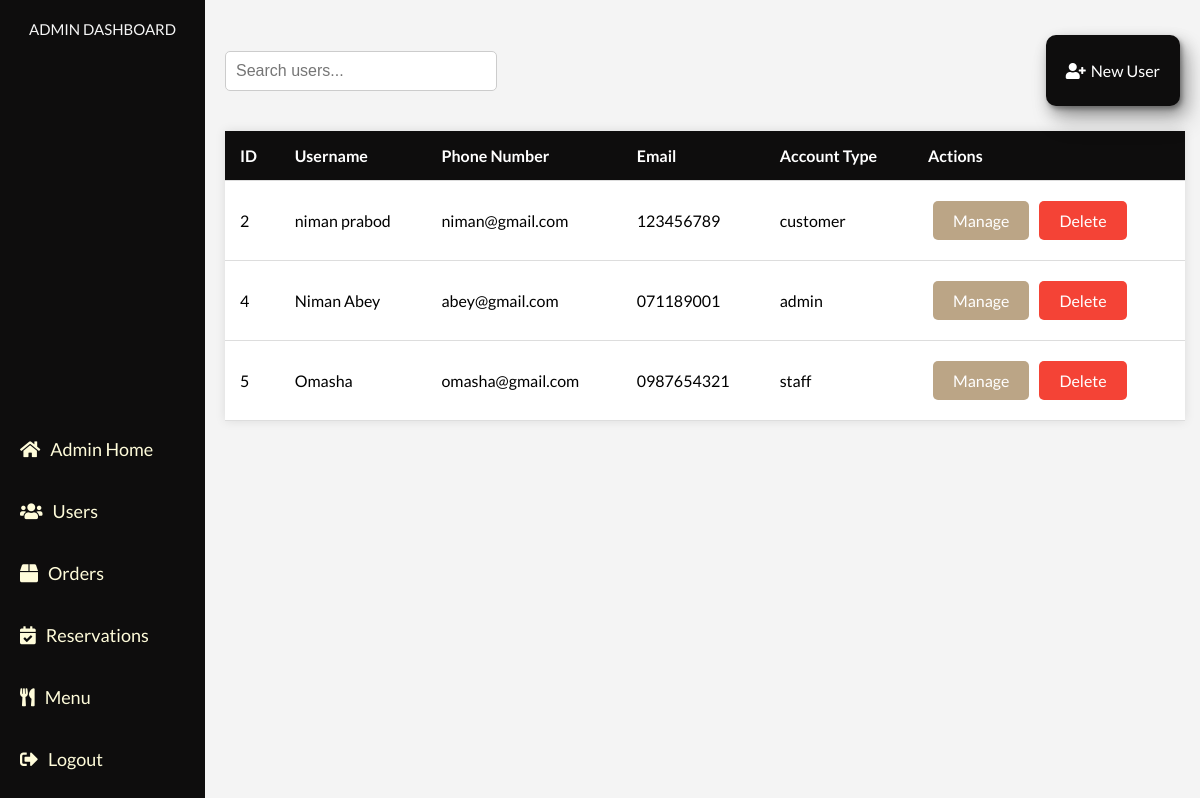
/Pages/users.php, run on the app's committed database.
### tables this page shows
CREATE TABLE `userdetails` (
  `id` int(11) NOT NULL,
  `username` varchar(255) NOT NULL,
  `email` varchar(255) NOT NULL,
  `phone` varchar(20) NOT NULL,
  `password` varchar(255) NOT NULL,
  `acc_type` enum('admin','staff','customer') DEFAULT 'customer'
);

### Pages/users.php (the view, shortened to what this page needs)
<!DOCTYPE html>
<html lang="en">
<head>
    <link rel="stylesheet" href="https://cdnjs.cloudflare.com/ajax/libs/font-awesome/6.4.2/css/all.min.css" />
</head>
<body>
    <?php include("../components/adminnavbar.php"); ?>
    <div class="container">
        <div class="filter-search-bar">
            <div class="search-bar">
                <input type="text" id="search-input" onkeyup="searchTable()" placeholder="Search users...">
                <div class="add-user-button">
                    <a href="../Pages/adminregistrationform.php" class="add-user-icon btn btn-primary btn-lg">
                        <i class="fas fa-user-plus"></i>
                        <p>New User</p>
                    </a>
                </div>
            </div>
        </div>
        <table id="user-table">
            <thead>
                <tr>
                    <th>ID</th>
                    <th>Username</th>
                    <th>Phone Number</th>
                    <th>Email</th>
                    <th>Account Type</th>
                    <th>Actions</th>
                </tr>
            </thead>
            <tbody>
                <?php
                    include("../components/db.php");
                    $query = "SELECT id, username, email, phone, acc_type FROM userdetails";
                    $result = mysqli_query($con, $query);
                    if ($result) {
                        while ($row = mysqli_fetch_assoc($result)) {
                            echo "<tr>";
                            echo "<td>" . $row['id'] . "</td>";
                            echo "<td>" . $row['username'] . "</td>";
                            echo "<td>" . $row['email'] . "</td>";
                            echo "<td>" . $row['phone'] . "</td>";
                            echo "<td>" . $row['acc_type'] . "</td>";
                            echo "<td>";
                            echo "<a href='update_user.php?id=" . $row['id'] . "' class='btn manage'>Manage</a>";
                            echo "<a href='#' class='btn delete' onclick='confirmDelete(" . $row['id'] . ")'>Delete</a>";
                            echo "</td>";
                            echo "</tr>";
                        }
                    } else {
                        echo "<tr><td colspan='8'>Error fetching users: " . mysqli_error($con) . "</td></tr>";
                    }
                ?>
            </tbody>
        </table>
    </div>
</body>
</html>

### Pages/users.php (style rules this page uses)
body { font-family: 'Lato', sans-serif; background-color: #d8cfc6; margin: 0; padding: 0; }
.container { width: 95%; margin: 30px auto 0; padding: 0 15px; }
.filter-search-bar { display: flex; justify-content: space-between; align-items: center; margin-bottom: 20px; }
.search-bar { display: flex; align-items: center; width: 100%; justify-content: space-between; }
.search-bar input { padding: 10px; border: 1px solid #ccc; border-radius: 5px; font-size: 16px; width: 250px; }
table { width: 100%; border-collapse: collapse; background-color: #fff; box-shadow: 0 0 10px rgba(0, 0, 0, 0.1); margin-right: 20px; }
th, td { padding: 15px; text-align: left; border-bottom: 1px solid #ddd; }
th { background-color: #0e0d0d; color: white; }
.btn { display: inline-block; padding: 10px 20px; margin: 5px; color: #fff; background-color: #405c45; border: none; border-radius: 5px; text-align: center; cursor: pointer; text-decoration: none; transition: background-color 0.3s; }
.btn.manage { background-color: #bba586; }
.btn.delete { background-color: #f44336; }
.add-user-button { margin-left: 20px; }
.add-user-icon { display: flex; align-items: center; justify-content: center; padding: 10px 20px; background-color: #0e0d0d; color: #fff; border: none; border-radius: 10px; cursor: pointer; text-decoration: none; transition: background-color 0.3s, transform 0.2s ease-in-out; box-shadow: 2px 3px 4px rgba(0, 0, 0, 0.3), 4px 7px 15px rgba(0, 0, 0, 0.3), 9px 15px 25px rgba(0, 0, 0, 0.2); }
.add-user-icon i { margin-right: 5px; }

### components/adminnavbar.php (style rules this page uses)
body { margin: 0; font-family: "Lato", sans-serif; display: flex; min-height: 100vh; background-color: #f4f4f4; }

### data on the page
userdetails: id "2", username "niman prabod", email "niman@gmail.com", phone "123456789", acc_type "customer"
userdetails: id "4", username "Niman Abey", email "abey@gmail.com", phone "071189001", acc_type "admin"
userdetails: id "5", username "Omasha", email "omasha@gmail.com", phone "0987654321", acc_type "staff"
